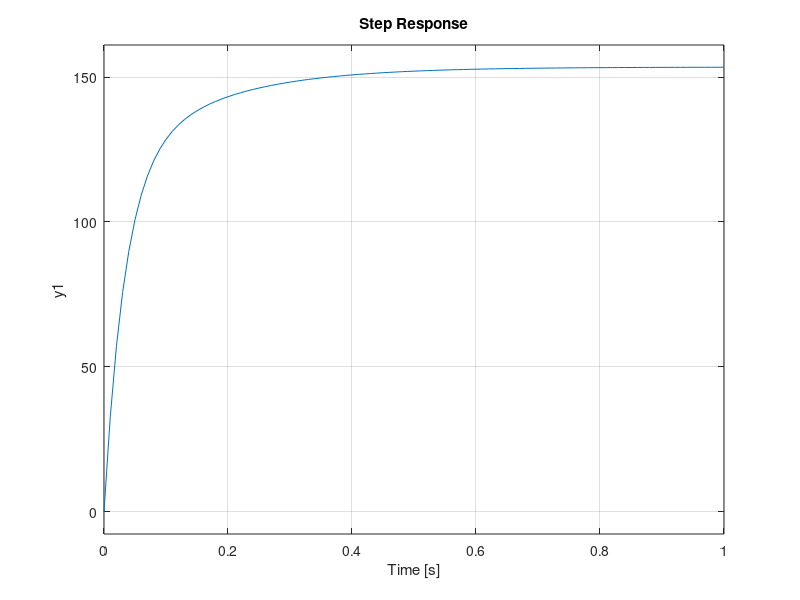
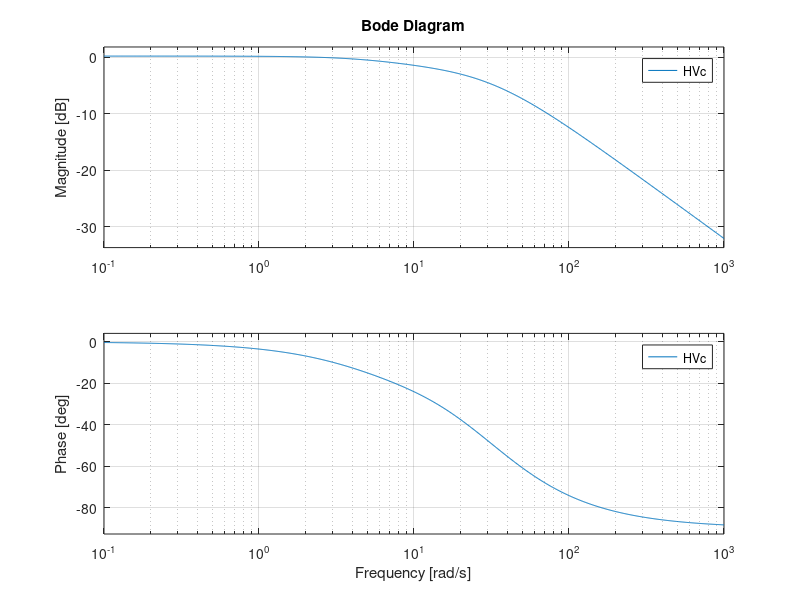
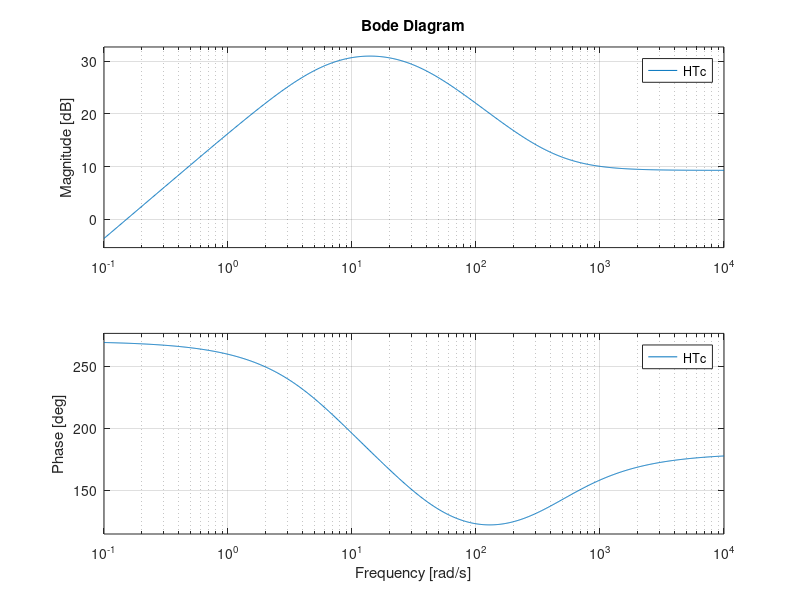

These charts were generated, in order, by the following MATLAB code: (Note: this script raises an error after producing the figures.)
HVc = tf(18.69*1.33*[1 8], [1 12.064+18.69*1.3 18.69*1.3*8])
HTc = tf(-2.92*[1 440 0], [1 12.064+18.69*1.3 18.69*1.3*8])
step(150*HVc)
t = 0 : 0.01 :30;

figure(2);
bode(HVc);
figure(3);
bode(HTc);

uV = 150*stepfun(t,0);
%uT1 = 150*stepfun(t,0);
%uT2 = -50 * stepfun(t,10);
%uT3 = 50*stepfun(t,20);
%uT = uT1 + uT2 + uT3;
uT = 0*stepfun(t,0);
yV = lsim(HVc, uV, t);
yT = lsim(HTc, uT, t);
y = yV +yT;
figure(4);
plot(t, y, t, 20*uT);